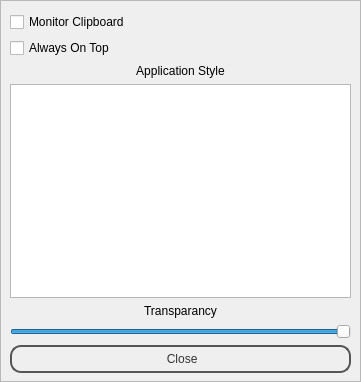
<?xml version="1.0" encoding="UTF-8"?>
<ui version="4.0">
 <class>FrameSetting</class>
 <widget class="QFrame" name="FrameSetting">
  <property name="geometry">
   <rect>
    <x>0</x>
    <y>0</y>
    <width>361</width>
    <height>382</height>
   </rect>
  </property>
  <property name="windowTitle">
   <string>Zword setting</string>
  </property>
  <property name="styleSheet">
   <string>
#FrameSetting QPushButton {
color: #333;
border: 2px solid #555;
border-radius: 11px;
padding: 5px;
background: qradialgradient(cx: 0.3, cy: -0.4,
fx: 0.3, fy: -0.4,
radius: 1.35, stop: 0 #fff, stop: 1 #888);
min-width: 80px;
}
#FrameSetting QPushButton:hover {
background: qradialgradient(cx: 0.3, cy: -0.4,
fx: 0.3, fy: -0.4,
radius: 1.35, stop: 0 #fff, stop: 1 #bbb);
}
#FrameSetting QPushButton:pressed {
background: qradialgradient(cx: 0.4, cy: -0.1,
fx: 0.4, fy: -0.1,
radius: 1.35, stop: 0 #fff, stop: 1 #ddd);
}
</string>
  </property>
  <property name="frameShape">
   <enum>QFrame::StyledPanel</enum>
  </property>
  <property name="frameShadow">
   <enum>QFrame::Raised</enum>
  </property>
  <widget class="QWidget" name="verticalLayoutWidget">
   <property name="geometry">
    <rect>
     <x>10</x>
     <y>12</y>
     <width>341</width>
     <height>361</height>
    </rect>
   </property>
   <layout class="QVBoxLayout" name="verticalLayout">
    <item>
     <widget class="QCheckBox" name="CBMonitorClipBoard">
      <property name="text">
       <string>Monitor Clipboard</string>
      </property>
     </widget>
    </item>
    <item>
     <widget class="QCheckBox" name="CBAlwaysOnTop">
      <property name="text">
       <string>Always On Top</string>
      </property>
     </widget>
    </item>
    <item>
     <widget class="QLabel" name="label">
      <property name="text">
       <string>Application Style</string>
      </property>
      <property name="alignment">
       <set>Qt::AlignCenter</set>
      </property>
     </widget>
    </item>
    <item>
     <widget class="QListView" name="ListViewStyle">
      <property name="editTriggers">
       <set>QAbstractItemView::NoEditTriggers</set>
      </property>
     </widget>
    </item>
    <item>
     <widget class="QLabel" name="label_2">
      <property name="text">
       <string>Transparancy</string>
      </property>
      <property name="alignment">
       <set>Qt::AlignCenter</set>
      </property>
     </widget>
    </item>
    <item>
     <widget class="QSlider" name="SliderTransparancy">
      <property name="singleStep">
       <number>1</number>
      </property>
      <property name="value">
       <number>99</number>
      </property>
      <property name="orientation">
       <enum>Qt::Horizontal</enum>
      </property>
     </widget>
    </item>
    <item>
     <widget class="QPushButton" name="pushButtonClose">
      <property name="text">
       <string> Close</string>
      </property>
     </widget>
    </item>
   </layout>
  </widget>
 </widget>
 <resources/>
 <connections/>
</ui>
